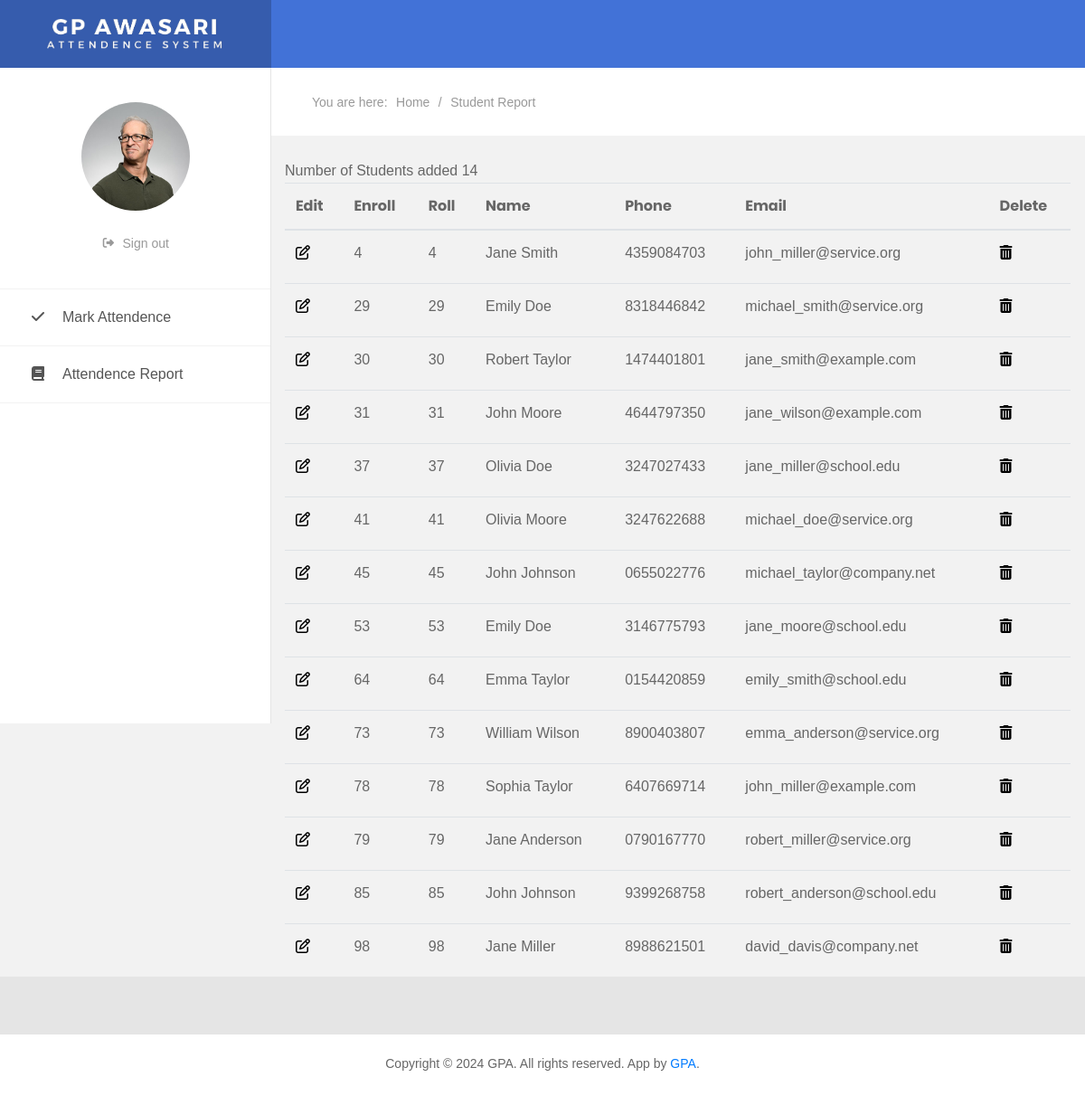
The page /teacher/stud_report.php (signed in) on the database its author committed.
### tables this page shows
CREATE TABLE IF NOT EXISTS `student` (
  `id` int(11) NOT NULL AUTO_INCREMENT,
  `roll` varchar(10) NOT NULL,
  `enroll` varchar(10) NOT NULL,
  `name` varchar(20) NOT NULL,
  `phone` varchar(10) NOT NULL,
  `email` varchar(50) NOT NULL,
  `class_id` int(11) NOT NULL,
  PRIMARY KEY (`id`)
);

### teacher/stud_report.php (the view, shortened to what this page needs)
<!DOCTYPE html>
<html lang="en">
<head>
    <link href="css/font-face.css" rel="stylesheet" media="all">
    <link href="vendor/font-awesome-4.7/css/font-awesome.min.css" rel="stylesheet" media="all">
    <link href="vendor/font-awesome-5/css/fontawesome-all.min.css" rel="stylesheet" media="all">
    <link href="vendor/mdi-font/css/material-design-iconic-font.min.css" rel="stylesheet" media="all">
    <link href="vendor/bootstrap-4.1/bootstrap.min.css" rel="stylesheet" media="all">
    <link href="vendor/animsition/animsition.min.css" rel="stylesheet" media="all">
    <link href="vendor/bootstrap-progressbar/bootstrap-progressbar-3.3.4.min.css" rel="stylesheet" media="all">
    <link href="vendor/wow/animate.css" rel="stylesheet" media="all">
    <link href="vendor/css-hamburgers/hamburgers.min.css" rel="stylesheet" media="all">
    <link href="vendor/slick/slick.css" rel="stylesheet" media="all">
    <link href="vendor/select2/select2.min.css" rel="stylesheet" media="all">
    <link href="vendor/perfect-scrollbar/perfect-scrollbar.css" rel="stylesheet" media="all">
    <link href="vendor/vector-map/jqvmap.min.css" rel="stylesheet" media="all">
    <link href="css/theme.css" rel="stylesheet" media="all">
</head>
<?php
			$ur = mysql_fetch_array(mysql_query("select * from teacher_reg where email='".$_SESSION["user"]."'"));
            ?>
<body class="animsition">
    <div class="page-wrapper">
        <?php
			include ('admin_includes/sidebar.php');
		?>
        <div class="page-container2">
            <?php
                include ('admin_includes/header_desktop.php');
            ?>
            <section class="au-breadcrumb m-t-75">
                <div class="section__content section__content--p30">
                    <div class="container-fluid">
                        <div class="row">
                            <div class="col-md-12">
                                <div class="au-breadcrumb-content">
                                    <div class="au-breadcrumb-left">
                                        <span class="au-breadcrumb-span">You are here:</span>
                                        <ul class="list-unstyled list-inline au-breadcrumb__list">
                                            <li class="list-inline-item active">
                                                <a href="#">Home</a>
                                            </li>
                                            <li class="list-inline-item seprate">
                                                <span>/</span>
                                            </li>
                                            <li class="list-inline-item">Student Report</li>
                                        </ul>
                                    </div>
                                </div>
                            </div>
                        </div>
                    </div>
                </div>
            </section>
            <br>
            <div class="container">
                <div class="table-responsive">
                    <table class="table custom-table">
                    <thead>
                        <tr>
                            <th>Edit</th>
                            <th>Enroll</th>
                            <th>Roll</th>
                            <th>Name</th>
                            <th>Phone</th>
                            <th>Email</th>
                            <th>Delete</th>
                        </tr>
                    </thead>
                    <tbody>
                        <?php
                                    $class = mysql_fetch_array(mysql_query("select * from class where teacher_id='".$ur["id"]."'"));
                                    $res = mysql_query("select * from student where class_id = '".$class["id"]."'");
                                    $sr = 1;
                                    while($row = mysql_fetch_array($res))
                                    {
                                ?>
                        <tr>
                        <th scope="row">
                            <label class="control control--checkbox">
                            <button type="button" data-toggle="modal" data-target="#exampleModal_<?php echo $row['id'] ;?>"><i class="far fa-edit"></i></button>
                            </label>
                        </th>
                    <?php  $query1="SELECT * FROM student where id='".$row['id']."' ";
                        $query_run2=mysql_query($query1);
                    ?>
              <td><?php echo $row['roll'];?></td>
              <td><?php echo $row['enroll']; ?></td>
              <td><?php echo $row['name']; ?></td>
              <td><?php echo $row['phone']; ?></td>
              <td><?php echo $row['email']; ?></td>
              <th scope="row">
                <label class="control control--checkbox">
                <button type="button" data-toggle="modal" data-target="#deleteModal_<?php echo $row['id'] ;?>"><i class="fas fa-trash-alt"></i></button>
                </label>
              </th>
            </tr>
            <?php $sr++; }
            ?>
          </tbody>
        </table>
      </div>
    </div>
    </div>
        </div>
			<?php
				include ('../includes/footer.php');
			?>
    <?php
    include('admin_includes/footer.php')
?>
</body>
</html>

### rows shown on the page
student: roll "4", enroll "4", name "Jane Smith", phone "4359084703", email "john_miller@service.org"
student: roll "29", enroll "29", name "Emily Doe", phone "8318446842", email "michael_smith@service.org"
student: roll "30", enroll "30", name "Robert Taylor", phone "1474401801", email "jane_smith@example.com"
student: roll "31", enroll "31", name "John Moore", phone "4644797350", email "jane_wilson@example.com"
student: roll "37", enroll "37", name "Olivia Doe", phone "3247027433", email "jane_miller@school.edu"
student: roll "41", enroll "41", name "Olivia Moore", phone "3247622688", email "michael_doe@service.org"
student: roll "45", enroll "45", name "John Johnson", phone "0655022776", email "michael_taylor@company.net"
student: roll "53", enroll "53", name "Emily Doe", phone "3146775793", email "jane_moore@school.edu"
student: roll "64", enroll "64", name "Emma Taylor", phone "0154420859", email "emily_smith@school.edu"
student: roll "73", enroll "73", name "William Wilson", phone "8900403807", email "emma_anderson@service.org"
student: roll "78", enroll "78", name "Sophia Taylor", phone "6407669714", email "john_miller@example.com"
student: roll "79", enroll "79", name "Jane Anderson", phone "0790167770", email "robert_miller@service.org"
student: roll "85", enroll "85", name "John Johnson", phone "9399268758", email "robert_anderson@school.edu"
student: roll "98", enroll "98", name "Jane Miller", phone "8988621501", email "david_davis@company.net"
